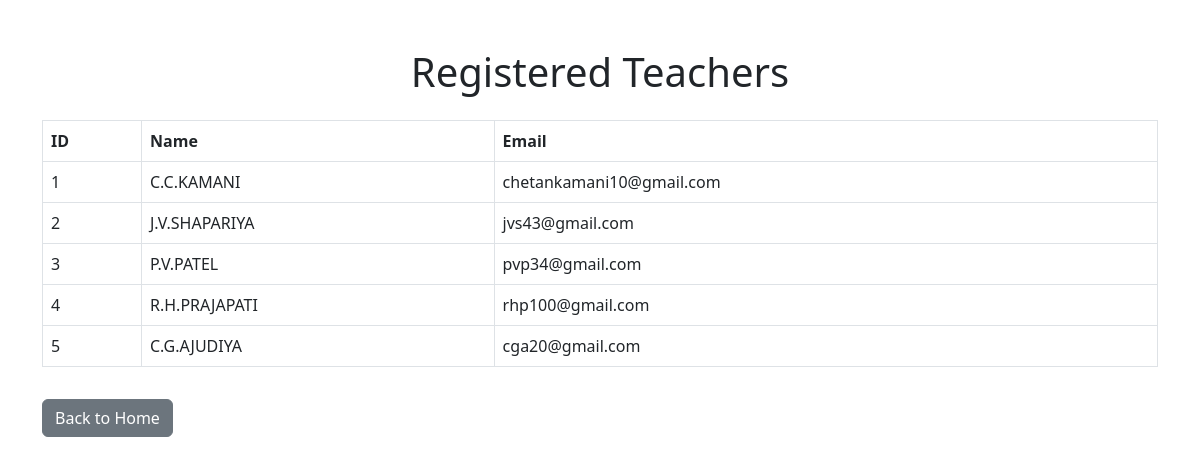
The app's page /view_teachers with its own data.
### models.py (models this page shows)
class Teacher(db.Model):
    id = db.Column(db.Integer, primary_key=True)
    name = db.Column(db.String(50), nullable=False)
    email = db.Column(db.String(100), unique=True, nullable=False)

### app.py (the view)
@app.route('/view_teachers')
def view_teachers():
    teachers = Teacher.query.all()#shows all teacher
    return render_template('view_teachers.html', teachers=teachers)

### templates/view_teachers.html (shortened to what this page needs)
<!DOCTYPE html>
<html lang="en">
<head>
    <link href="https://cdn.jsdelivr.net/npm/bootstrap@5.3.0-alpha1/dist/css/bootstrap.min.css" rel="stylesheet">
</head>
<body>
    <div class="container mt-5">
        <h1 class="text-center">Registered Teachers</h1>
        <table class="table table-bordered mt-4">
            <thead>
                <tr>
                    <th>ID</th>
                    <th>Name</th>
                    <th>Email</th>
                </tr>
            </thead>
            <tbody>
                {% for teacher in teachers %}
                <tr>
                    <td>{{ teacher.id }}</td>
                    <td>{{ teacher.name }}</td>
                    <td>{{ teacher.email }}</td>
                </tr>
                {% endfor %}
            </tbody>
        </table>
        <a href="{{ url_for('index') }}" class="btn btn-secondary mt-3">Back to Home</a>
    </div>
</body>
</html>

### records on screen
Teacher: id "1", name "C.C.KAMANI", email "chetankamani10@gmail.com"
Teacher: id "2", name "J.V.SHAPARIYA", email "jvs43@gmail.com"
Teacher: id "3", name "P.V.PATEL", email "pvp34@gmail.com"
Teacher: id "4", name "R.H.PRAJAPATI", email "rhp100@gmail.com"
Teacher: id "5", name "C.G.AJUDIYA", email "cga20@gmail.com"
